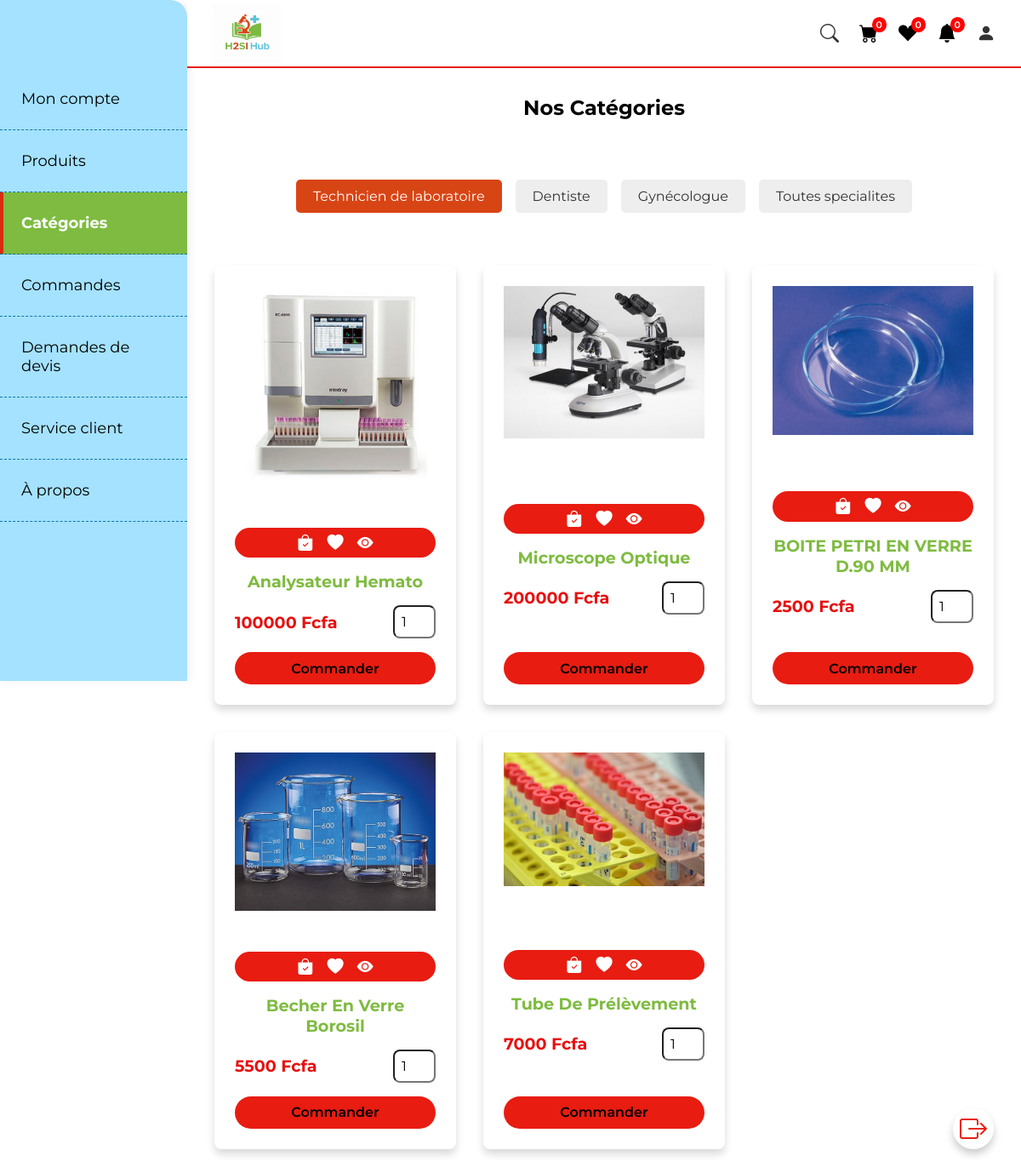
Page /presentation.php?categorie=Technicien+de+laboratoire on the committed database.
### tables this page shows
CREATE TABLE `t_produit` (
  `id` int(10) NOT NULL,
  `nom_pdt` varchar(1000) NOT NULL,
  `prix` float NOT NULL,
  `image` varchar(1000) NOT NULL,
  `detail_pdt` longtext NOT NULL,
  `categorie` varchar(100) NOT NULL
);

### sessioneq.php (called while the page is built, shortened)
<?php
include("admin/connexion.php");
if (isset($_SESSION['id_client'])) {
    $id_client = $_SESSION['id_client'];
    $nom_client = $_SESSION['nom_client'];
    $prenom_client = $_SESSION['prenom_client'];
    $mail_client = $_SESSION['mail_client'];
    $count_panier = $con->prepare("SELECT COUNT(*) FROM t_panier WHERE id_client = :id_client");
    $count_panier->bindParam(":id_client", $id_client);
    $count_panier->execute();
    $num_panier = $count_panier->fetchColumn();
    $count_wishlist = $con->prepare("SELECT COUNT(*) FROM t_wishlist WHERE id_client = :id_client");
    $count_wishlist->bindParam(":id_client", $id_client);
    $count_wishlist->execute();
    $num_wishlist = $count_wishlist->fetchColumn();
$count_notif = $con->prepare("SELECT COUNT(*) FROM t_notifications WHERE id_client = :id_client AND est_lue = 0");
$count_notif->bindParam(":id_client", $id_client);
$count_notif->execute();
$num_notif = $count_notif->fetchColumn();
} else {
     $num_notif = 0;
}
?>

### presentation.php (the view, shortened to what this page needs)
<?php
 include("sessioneq.php");
?>
<html lang="en" dir="ltr">
<head>
    <link rel="stylesheet" href="https://cdn.jsdelivr.net/npm/bootstrap-icons@1.10.3/font/bootstrap-icons.css">
</head>
<link rel="stylesheet" href="styl.css">
</head>
<body>
<div class="navbar-container">
  <div class="navbar-top">
    <a href="#" class="logo"><img src="Images/H2SI Hub.png" class="logo-img"  alt="H2SI Logo" /></a>
    <div class="nav-icons">
      <i class="bi bi-search" id="search-icon"></i>
      <a href="panier.php" class="panier">
        <i class="bi bi-cart-fill"></i>
            <sup><?php
             $count_panier = $con->prepare("SELECT COUNT(*) FROM t_panier WHERE id_client = :id_client");
             $count_panier->bindParam(":id_client", $id_client);
             $count_panier->execute();
             $num_panier = $count_panier->fetchColumn();
              echo $num_panier;
          ?>
          </sup>
        </a>
      <a href="wishlist.php" class="wishlist">
        <i class="bi bi-suit-heart-fill"></i>
     <sup><?php
            $count_wishlist = $con->prepare("SELECT COUNT(*) FROM t_wishlist WHERE id_client = :id_client");
            $count_wishlist->bindParam(":id_client", $id_client);
            $count_wishlist->execute();
            $num_wishlist = $count_wishlist->fetchColumn();
            echo $num_wishlist;
            ?></sup>
        </a>
        <a href="notif.php" class="wishlist"><i class="bi bi-bell-fill"></i><sup><?= $num_notif ?></sup></a>
      <i class="bi bi-person-fill" id="person-icon"></i>
    </div>
  </div>
 <nav class="sidebar">
    <ul class="nav-links">
      <li><a href="moncompte.php" class="nav-link">Mon compte</a></li>
      <li><a href="eqconnect.php" class="nav-link">Produits</a></li>
      <li><a href="presentation.php" class="nav-link active">Catégories</a></li>
      <li><a href="commande.php" class="nav-link">Commandes</a></li>
     <li><a href="devis.php" class="nav-link">Demandes de devis</a></li>
     <li><a href="service_client.php" class="nav-link">Service client</a></li>
      <li><a href="faq.php" class="nav-link">À propos</a></li>
    </ul>
  </nav>
</div>
<section class="categories">
  <h2 style="text-align:center; margin-bottom:5rem; margin-top:2rem;">Nos Catégories</h2>
  <div class="categorie-liste" style="text-align:center; margin-bottom: 30px;">
    <?php
    $categories = $con->query("SELECT DISTINCT categorie FROM t_produit WHERE categorie IS NOT NULL AND categorie != ''");
    while ($cat = $categories->fetch(PDO::FETCH_ASSOC)) {
      $cat_name = htmlspecialchars($cat['categorie']);
      $active = (isset($_GET['categorie']) && $_GET['categorie'] == $cat_name) ? "active" : "";
      echo '<a href="presentation.php?categorie=' . urlencode($cat_name) . '" class="categorie-btn ' . $active . '">' . $cat_name . '</a>';
    }
    ?>
  </div>
  <section class="produits">
    <div class="contenu_box" id="produitsGrid">
      <?php
      if (isset($_GET['categorie'])) {
        $categorie = htmlspecialchars($_GET['categorie']);
        $stmt = $con->prepare("SELECT * FROM t_produit WHERE categorie = ?");
        $stmt->execute([$categorie]);
        $produits = $stmt->fetchAll(PDO::FETCH_ASSOC);
        if (count($produits) > 0) {
          foreach ($produits as $pdt) {
            ?>
            <div class="box_eq">
              <div class="image_eq">
                <form method="post">
                  <img src="admin/image/<?= $pdt['image']; ?>" width="100%" class="images">
              </div>
              <div class="info_eq">
                <div class="button">
                  <button type="submit" name="ajouter_au_panier"><i class="bi bi-bag-check-fill"></i></button>
                  <button type="submit" name="ajouter_a_wishlist"><i class="bi bi-heart-fill"></i></button>
                  <a href="pageproduit.php?pid=<?= $pdt['id']; ?>" class="bi bi-eye-fill"></a>
                </div>
                <h3 class="nom"><?= $pdt['nom_pdt']; ?></h3>
                <div class="flex" style="display:flex; justify-content:space-between;">
                  <p class="prix"><?= $pdt['prix']; ?> Fcfa</p>
                  <input type="number" name="quantite" required min="1" value="1" class="quantite" style="width:50px;">
                </div>
              </div>
              <a href="verifier.php?get_id=<?= $pdt['id']; ?>" class="btn_buy">Commander</a>
            </div>
            <?php
          }
        } else {
          echo "<p style='text-align:center;'>Aucun produit trouvé pour cette catégorie.</p>";
        }
      } else {
        echo "<p style='text-align:center;'>Veuillez sélectionner une catégorie ci-dessus.</p>";
      }
      ?>
    </div>
    </section>
   <a href="eqconnect.php"><i class="bi bi-box-arrow-right"></i></a>
</section>
</body>
</html>

### styl.css (style rules this page uses)
* { margin: 0; padding: 0; box-sizing: border-box; font-family: 'Montserrat', sans-serif; list-style: none; text-decoration: none; scroll-behavior: smooth; scroll-padding-top: 2rem; }
body { overflow-x: hidden; padding-top: 80px; padding-left: 220px; box-sizing: border-box; }
.navbar-container { display: flex; flex-direction: row; width: 100%; position: fixed; top: 0; left: 0; background: #fff; z-index: 1000; box-shadow: 0 6px 10px rgba(0, 0, 0, 0.1); }
.navbar-top { position: fixed; top: 0; left: 220px; height: 80px; display: flex; justify-content: space-between; align-items: center; width: calc(100% - 220px); padding: 10px 30px; background: #fff; border-bottom: 2px solid #e81c11; z-index: 1001; }
.logo-img { width: 80px; height: 70px; transition: transform 0.3s ease-in-out; }
.nav-icons { display: flex; gap: 1.5rem; align-items: center; font-size: 22px; color: #333; }
.nav-icons a { color: #000; position: relative; }
.nav-icons sup { position: absolute; top: -8px; right: -10px; background-color: red; color: #fff; font-size: 10px; padding: 2px 5px; border-radius: 50%; }
.sidebar { width: 220px; background: #18b6ff64; height: 100vh; padding-top: 80px; position: fixed; left: 0; top: 0; border-top-right-radius: 20px; box-shadow: 4px 0 10px rgba(0,0,0,0.05); }
.nav-links { list-style: none; padding: 0; margin: 0; }
.nav-links li { width: 100%; }
.nav-link { display: block; padding: 25px 25px; font-size: 18px; color: #000; border-bottom: 1px dashed #056fa0ef; text-decoration: none; transition: all 0.3s ease; position: relative; }
.nav-link.active { background-color: #7EBB40; color: #fff; font-weight: bold; box-shadow: inset 4px 0 0 #d92b10; }
.panier sup { font-size: 11px; font-weight: 600; color:#fafafa; }
.wishlist sup { font-size: 11px; font-weight: 600; color:hwb(0 100% 0%); }
.produits { padding: 2rem; }
.produits .contenu_box { display: grid; grid-template-columns: repeat(auto-fit, minmax(270px, 1fr)); gap: 2rem; margin-top: 10px; }
.produits .box_eq { background: #fff; border-radius: .5rem; box-shadow: 0 6px 10px rgba(0, 0, 0, 0.15); padding: 1.5rem; display: flex; flex-direction: column; justify-content: space-between; }
.produits .box_eq .image_eq { text-align: center; margin-bottom: 1rem; }
.produits .box_eq .image_eq img { width: 100%; max-width: 250px; height: auto; }
.produits .box_eq .info_eq { text-align: center; margin-top: 1rem; }
.produits .box_eq .nom { font-size: 1.2rem; color: #7EBB40; text-transform: capitalize; margin: 0.5rem 0; }
.produits .box_eq .flex { display: flex; justify-content: space-between; align-items: center; margin-top: 1rem; }
.produits .box_eq .prix { font-size: 1.2rem; color: #e81010; font-weight: 700; }
.produits .box_eq .quantite { border-radius: .5rem; padding: .5rem; width: 60px; font-size: 1rem; }
.produits .box_eq .button { display: flex; justify-content: center; gap: 1rem; background: #e81c11; border-radius: 20px; padding: 0.5rem; margin: 1rem 0; }
.produits .box_eq .button button, .produits .box_eq .button a { background: transparent; border: none; color: #fff; font-size: 1.2rem; cursor: pointer; }
.produits .box_eq .btn_buy { text-align: center; background: #e81c11; border-radius: 20px; color: #000; font-weight: 600; padding: 0.6rem 1rem; display: inline-block; margin-top: 1rem; transition: 0.3s ease; }
.categorie-btn { margin: 8px; padding: 10px 20px; background: #eee; border-radius: 5px; cursor: pointer; text-decoration: none; color: #333; transition: all 0.3s ease; }
.categorie-btn:hover, .categorie-btn.active { background: #D84515; color: white; }
.categories a .bi-box-arrow-right { font-size: 2rem; color: #e81c11; position: fixed; bottom: 2rem; right: 2rem; background: #fff; padding: 0.5rem; border-radius: 50%; box-shadow: 0 6px 10px rgba(0, 0, 0, 0.2); transition: transform 0.2s ease; }

### rows in the picture
t_produit: image (picture), nom_pdt "Analysateur Hemato", prix "100000"
t_produit: image (picture), nom_pdt "Microscope Optique", prix "200000"
t_produit: image (picture), nom_pdt "BOITE PETRI EN VERRE D.90 MM", prix "2500"
t_produit: image (picture), nom_pdt "Becher En Verre Borosil", prix "5500"
t_produit: image (picture), nom_pdt "Tube De Prélèvement", prix "7000"

### other values in the picture
$num_panier "0"
$num_wishlist "0"
$num_notif "0"
$cat_name "Technicien de laboratoire"
$cat_name "Dentiste"
$cat_name "Gynécologue"
$cat_name "Toutes specialites"
